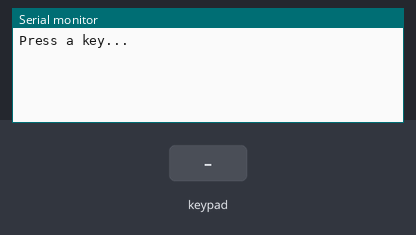
The sketch below on a simulated ESP32. On the bench: the last lines printed to the serial monitor. The inputs (shaded band) are chosen by the test bench.

Above: at 1.2 s.
1.3 s: key '1' pressed
At 2.5 s:
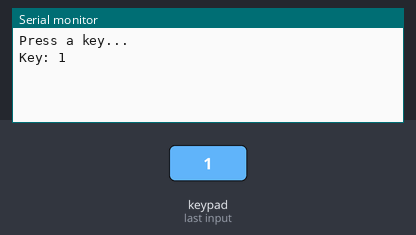
2.8 s: keypad keys 1 3 1 2 1 4 2 7 # pressed 0.4 s apart
At 7.2 s:
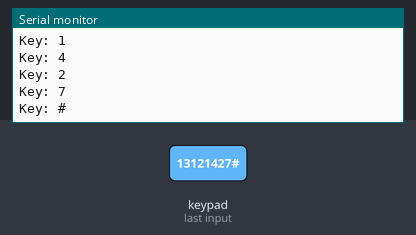
7.9 s: key '*' pressed
At 8.7 s:
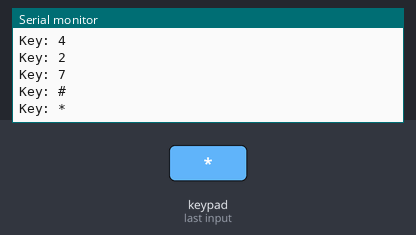
9.4 s: key '/' pressed
At 10.1 s:
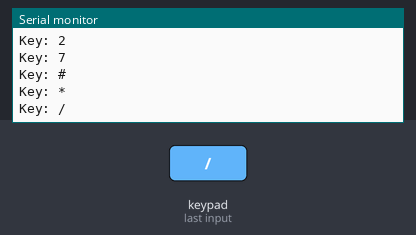
10.9 s: keypad keys 2 6 2 5 3 3 3 2 pressed 0.4 s apart
At 14.6 s:
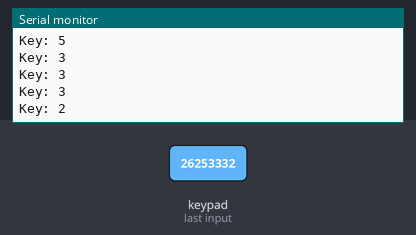
Timing chart, 0 to 16.1 s (numbered marks = the images above; inputs shaded):
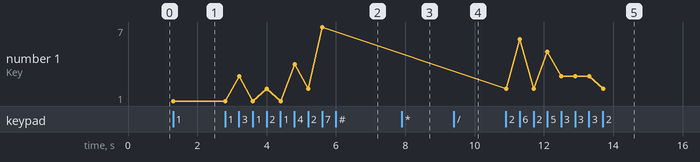

Measured:
- after the input at 1.3 s, the serial monitor: prints a new line at once (image 1)
- after the input at 2.8 s, the serial monitor: prints a new line after 0.41 s (image 2)
- after the input at 7.9 s, the serial monitor: prints a new line at once (image 3)
- after the input at 9.4 s, the serial monitor: prints a new line at once (image 4)
- after the input at 10.9 s, the serial monitor: prints a new line at once (image 5)
- plotted number 1: 1 → 7 after the input at 2.8 s, 7 → 2 after the input at 10.9 s

The sketch:

practice_2_your_own_labels.ino
```cpp
// Chapter 5, Practice 2 - Your Own Labels
// The keymap is just a table: A-D now type the maths symbols + - * /.

#include <Keypad.h>

const byte ROWS = 4;
const byte COLS = 4;
char keys[ROWS][COLS] = {
  {'1', '2', '3', '+'},     // was A
  {'4', '5', '6', '-'},     // was B
  {'7', '8', '9', '*'},     // was C
  {'*', '0', '#', '/'}      // was D
};
byte rowPins[ROWS] = {13, 12, 14, 27};
byte colPins[COLS] = {26, 25, 33, 32};
Keypad keypad = Keypad(makeKeymap(keys), rowPins, colPins, ROWS, COLS);

void setup() {
  Serial.begin(115200);
  Serial.println("Press a key...");
}

void loop() {
  char key = keypad.getKey();
  if (key) {
    Serial.print("Key: ");
    Serial.println(key);
  }
}
```
